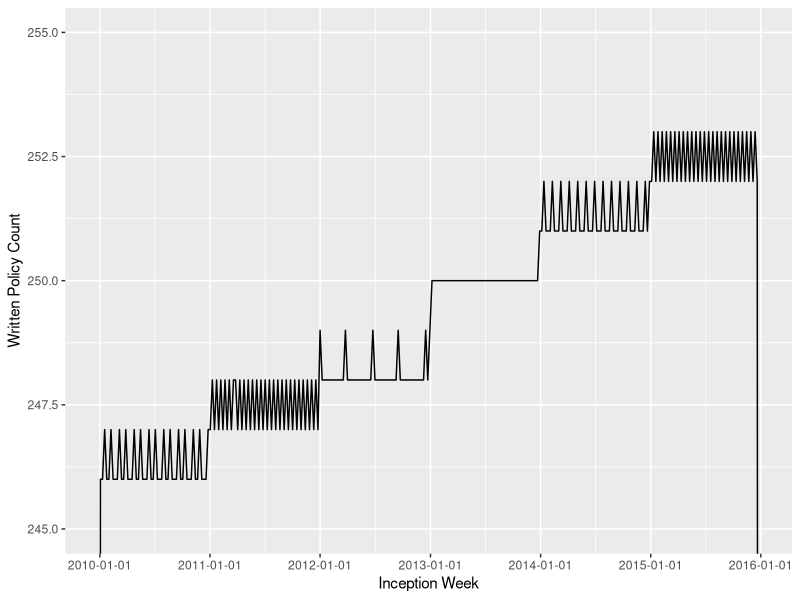
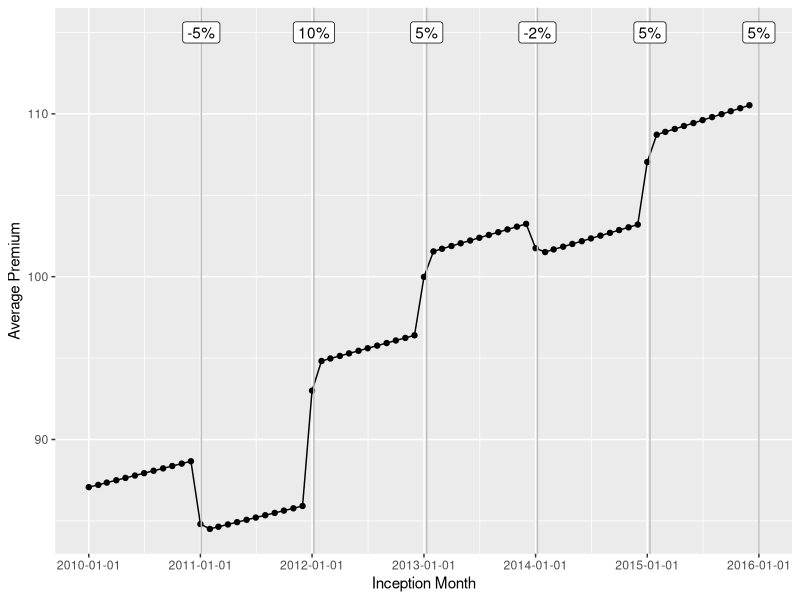

These charts were generated, in order, by the following R code:
## ---- chunk 1
library(dplyr)     # <1>
library(lubridate) # <2>
library(purrr)     # <3>
library(ggplot2)   # <4>
library(scales)    # <5>
## ---- chunk 2
apply_trend <- function(value, from, to, trend) {
  trend_period <- to - from
  value * (1 + trend) ^ trend_period
}
## ---- chunk 3
simulated_years <- 2010:2015
initial_policy_count <- 12842
portfolio_growth_rate <- .5 / 100

annual_df <- tibble(  # <1>
  year = simulated_years,
  n_policies = round(apply_trend(value = initial_policy_count,
                             from = simulated_years[1],
                             to = simulated_years,
                             trend = portfolio_growth_rate))
)
## ---- chunk 4
#| results: "asis"
#| echo: false
library(knitr)
library(kableExtra)
display_table <- function(df) {
  df |>
    kable() |>
    kable_styling(full_width = F,
                  bootstrap_options = c("striped", "condensed"))

}
display_table(annual_df)
## ---- chunk 5
# A uniformely spread list of `n` dates within year `y`
seq_date_in_year <- function(y, n) {
  from <- first_day_of_year(y)
  to <- first_day_of_year(y + 1)
  seq(from, to, length.out = n + 1)[1:n] # <1>
}
## ---- chunk 6
first_day_of_year <- function(y) {
  ymd(paste0(y, "-01-01"))
}

last_day_of_year <- function(y) {
  ymd(paste0(y, "-12-31"))
}
## ---- chunk 7
generate_one_year_policy_data <- function(year, n_policies) { # <1>
  tibble::tibble(
    policy_id = paste("policy", year, seq(n_policies), sep = "_"),
    inception_date = seq_date_in_year(year, n_policies),
  )
}

policy_df <- purrr::pmap_dfr(annual_df, generate_one_year_policy_data) # <2>
## ---- chunk 8
#| results: "asis"
#| fig-cap: "First Policy of each Simulated Year"
#| code-fold: true
first_policy_of_a_year <- policy_df |>
  group_by(year(inception_date)) |>
  summarize(policy_id = first(policy_id)) |>
  pull(policy_id)
policy_df |> filter(policy_id %in% first_policy_of_a_year) |> display_table()
## ---- chunk 9
policy_df <- policy_df |>
  mutate(expiration_date = (inception_date %m+% months(6)) - days(1))
## ---- chunk 10
#| results: "asis"
#| fig-cap: "First Policy of each Simulated Year"
#| code-fold: true
policy_df |> filter(policy_id %in% first_policy_of_a_year) |> display_table()
## ---- chunk 11
policy_df <- policy_df |>
  mutate(n_expo = 1)
## ---- chunk 12
#| results: "asis"
#| fig-cap: "First Policy of each Simulated Year"
#| code-fold: true
policy_df |> filter(policy_id %in% first_policy_of_a_year) |> display_table()
## ---- chunk 13
initial_avg_premium <- 87
policy_df <- policy_df |>
  mutate(premium = initial_avg_premium * n_expo) # <1>
## ---- chunk 14
#| results: "asis"
#| fig-cap: "First Policy of each Simulated Year"
#| code-fold: true
policy_df |> filter(policy_id %in% first_policy_of_a_year) |> display_table()
## ---- chunk 15
rate_changes <- tibble(
  effective_date = dmy(c("04/01/2011", "07/01/2012", "10/01/2013", "07/01/2014", "10/01/2015", "01/01/2016")), # <1>
  rate_change = c(-5.0, 10.0, 5.0, -2.0, 5.0, 5.0)/100,
)
## ---- chunk 16
#| echo: false
#| fig-cap: "Rates Changes over the Simulated Period"
rate_changes |>
  mutate(rate_change = percent(rate_change)) |>
  display_table()
## ---- chunk 17
apply_rate_change <- function(rate_change, effective_date, premium, inception_date) { # <1>
  if_else(inception_date >= effective_date, premium * (1 + rate_change), premium)
}

purrr::pwalk(rate_changes, function(effective_date, rate_change) { # <2>
  policy_df$premium <<- apply_rate_change(rate_change, effective_date, # <3>
                                          policy_df$premium, policy_df$inception_date)
})
## ---- chunk 18
#| results: "asis"
#| fig-cap: "First Policy of each Simulated Year"
#| code-fold: true
policy_df |> filter(policy_id %in% first_policy_of_a_year) |> display_table()
## ---- chunk 19
apply_trend <- function(value, from, to, trend) {
  from <- if (is.Date(from)) from else first_day_of_year(from) # <1>
  to <- if (is.Date(to)) to else first_day_of_year(to) # <1>

  trend_period <- (from %--% to) / years(1) # <2>
  value * (1 + trend) ^ trend_period
}
## ---- chunk 20
premium_trend <- 2 / 100
start_of_period <- first_day_of_year(simulated_years[1])
policy_df <- policy_df |>
  mutate(premium = apply_trend(premium, start_of_period, inception_date, premium_trend))
## ---- chunk 21
#| results: "asis"
#| fig-cap: "First Policy of each Simulated Year"
#| code-fold: true
policy_df |> filter(policy_id %in% first_policy_of_a_year) |> display_table()
## ---- chunk 22
#| fig-cap: "Written Policy Count, Total Premium and Average Premium per Inception Year"
#| code-fold: true
policy_df |>
  group_by(`Inception Year` = year(inception_date)) |>
  summarize(`Written Exposure` = sum(n_expo),
            `Written Premium` = sum(premium),
            `Average Premium` = `Written Premium` / `Written Exposure`) |>
  display_table()
## ---- chunk 23
#| fig-cap: "Weekly Written Policy Count"
#| code-fold: true
policy_df |>
  count(`Inception Week` = floor_date(inception_date, unit = "week")) |>
  ggplot(aes(`Inception Week`, n)) +
  coord_cartesian(ylim = c(245, 255)) +
  geom_line() +
  scale_x_date(date_breaks = "year") +
  ylab("Written Policy Count")
## ---- chunk 24
#| fig-cap: "Average Monthly Premium"
#| code-fold: true
policy_df |>
  group_by(`Inception Month` = floor_date(inception_date, unit = "month")) |>
  summarize(`Average Premium` = mean(premium)) |>
  ggplot(aes(`Inception Month`, `Average Premium`)) +
  scale_x_date(date_breaks = "year") +
  geom_line() +
  geom_point() +
  geom_vline(aes(xintercept = effective_date), rate_changes, color = "grey") +
  geom_label(aes(effective_date, 115, label = percent(rate_change)), rate_changes)
